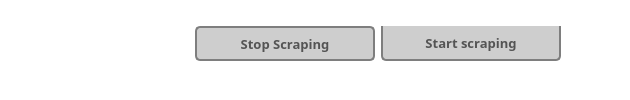
              <widget class="QFrame" name="frame_30">
               <property name="styleSheet">
                <string notr="true">background-color: qlineargradient(spread:reflect, x1:0, y1:0, x2:1, y2:1, stop:0 rgba(53, 59, 69, 0), stop:1 rgba(91, 99, 115, 0));
border:none</string>
               </property>
               <property name="frameShape">
                <enum>QFrame::StyledPanel</enum>
               </property>
               <property name="frameShadow">
                <enum>QFrame::Raised</enum>
               </property>
               <layout class="QVBoxLayout" name="verticalLayout_10">
                <property name="spacing">
                 <number>0</number>
                </property>
                <property name="topMargin">
                 <number>0</number>
                </property>
                <property name="bottomMargin">
                 <number>0</number>
                </property>
                <item>
                 <widget class="QFrame" name="frame_19">
                  <property name="frameShape">
                   <enum>QFrame::StyledPanel</enum>
                  </property>
                  <property name="frameShadow">
                   <enum>QFrame::Raised</enum>
                  </property>
                  <layout class="QHBoxLayout" name="horizontalLayout_8" stretch="0,0,0">
                   <property name="leftMargin">
                    <number>0</number>
                   </property>
                   <property name="topMargin">
                    <number>0</number>
                   </property>
                   <property name="bottomMargin">
                    <number>7</number>
                   </property>
                   <item>
                    <spacer name="horizontalSpacer_5">
                     <property name="orientation">
                      <enum>Qt::Horizontal</enum>
                     </property>
                     <property name="sizeHint" stdset="0">
                      <size>
                       <width>175</width>
                       <height>20</height>
                      </size>
                     </property>
                    </spacer>
                   </item>
                   <item>
                    <widget class="QFrame" name="frame_24">
                     <property name="sizePolicy">
                      <sizepolicy hsizetype="Preferred" vsizetype="Preferred">
                       <horstretch>0</horstretch>
                       <verstretch>0</verstretch>
                      </sizepolicy>
                     </property>
                     <property name="maximumSize">
                      <size>
                       <width>16777215</width>
                       <height>41</height>
                      </size>
                     </property>
                     <property name="frameShape">
                      <enum>QFrame::StyledPanel</enum>
                     </property>
                     <property name="frameShadow">
                      <enum>QFrame::Raised</enum>
                     </property>
                     <layout class="QHBoxLayout" name="horizontalLayout_23">
                      <property name="topMargin">
                       <number>0</number>
                      </property>
                      <property name="bottomMargin">
                       <number>9</number>
                      </property>
                      <item>
                       <widget class="QPushButton" name="stop_scraping_btn">
                        <property name="minimumSize">
                         <size>
                          <width>180</width>
                          <height>35</height>
                         </size>
                        </property>
                        <property name="maximumSize">
                         <size>
                          <width>180</width>
                          <height>35</height>
                         </size>
                        </property>
                        <property name="font">
                         <font>
                          <family>Segoe UI Semibold</family>
                          <pointsize>10</pointsize>
                          <weight>75</weight>
                          <bold>true</bold>
                         </font>
                        </property>
                        <property name="cursor">
                         <cursorShape>PointingHandCursor</cursorShape>
                        </property>
                        <property name="styleSheet">
                         <string notr="true">QPushButton{ 
border:2px solid #7E7E7E;

	background-color:  #CECECE;
color: #545454;
	font-weight: bold;
	border-radius:5px;
}

QPushButton::hover{ 
	background-color: rgb(220,220,220);
	color: rgb(57, 57, 57);

}

QPushButton::pressed{
	background-color: rgb(210, 210, 210);
}</string>
                        </property>
                        <property name="text">
                         <string>Stop Scraping</string>
                        </property>
                       </widget>
                      </item>
                      <item>
                       <widget class="QPushButton" name="start_scraping_btn">
                        <property name="minimumSize">
                         <size>
                          <width>180</width>
                          <height>35</height>
                         </size>
                        </property>
                        <property name="maximumSize">
                         <size>
                          <width>180</width>
                          <height>35</height>
                         </size>
                        </property>
                        <property name="font">
                         <font>
                          <family>Segoe UI Semibold</family>
                          <pointsize>10</pointsize>
                          <weight>75</weight>
                          <bold>true</bold>
                         </font>
                        </property>
                        <property name="cursor">
                         <cursorShape>PointingHandCursor</cursorShape>
                        </property>
                        <property name="styleSheet">
                         <string notr="true">QPushButton{ 
border:2px solid #7E7E7E;
	border-top:0px;
	background-color:  #CECECE;
color: #545454;
	font-weight: bold;
	border-bottom-left-radius:5px;
	border-bottom-right-radius:5px;

}

QPushButton::hover{ 
	background-color: rgb(220,220,220);
	color: rgb(57, 57, 57);

}

QPushButton::pressed{
	background-color: rgb(210, 210, 210);
}</string>
                        </property>
                        <property name="text">
                         <string>Start scraping</string>
                        </property>
                       </widget>
                      </item>
                     </layout>
                    </widget>
                   </item>
                   <item>
                    <spacer name="horizontalSpacer_3">
                     <property name="orientation">
                      <enum>Qt::Horizontal</enum>
                     </property>
                     <property name="sizeHint" stdset="0">
                      <size>
                       <width>40</width>
                       <height>20</height>
                      </size>
                     </property>
                    </spacer>
                   </item>
                  </layout>
                 </widget>
                </item>
               </layout>
              </widget>
